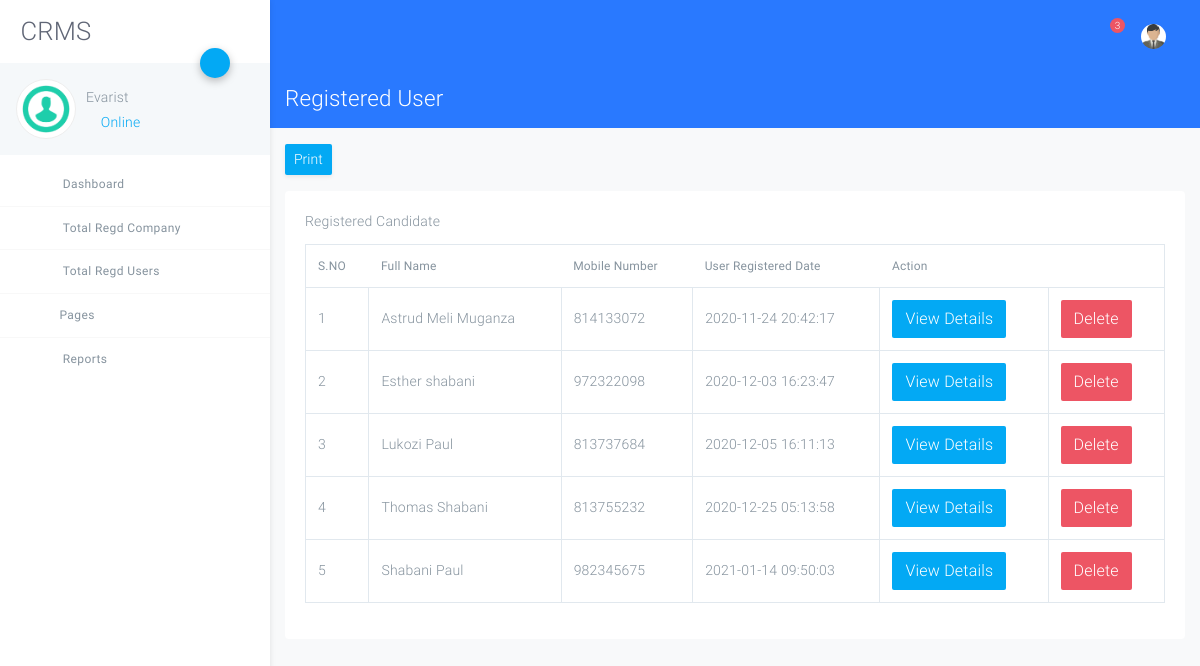
Screenshot of /admin/total-regusers.php (signed in) with the database file from the repository.
### tables this page shows
CREATE TABLE `tbluser` (
  `ID` int(10) NOT NULL,
  `FullName` varchar(120) DEFAULT NULL,
  `Email` varchar(120) DEFAULT NULL,
  `MobileNumber` bigint(10) DEFAULT NULL,
  `StudentID` varchar(120) DEFAULT NULL,
  `Gender` varchar(120) NOT NULL,
  `Address` mediumtext NOT NULL,
  `Age` int(5) NOT NULL,
  `DOB` varchar(120) NOT NULL,
  `Image` varchar(120) NOT NULL,
  `Password` varchar(120) DEFAULT NULL,
  `UserRegdate` timestamp NULL DEFAULT current_timestamp(),
  `vkey` varchar(45) NOT NULL,
  `Verified` tinyint(1) NOT NULL,
  `Is_Active` int(1) DEFAULT NULL
);

### admin/total-regusers.php (the view, shortened to what this page needs)
<?php
include('includes/dbconnection.php');
if (strlen($_SESSION['crmsaid']==0)) {
  header('location:logout.php');
  } else{
  ?>
<!DOCTYPE html>
<html lang="zxx">
<head>
    <link rel="stylesheet" href="assets/css/app.css">
</head>
<body class="light">
<div id="app">
<?php include_once('includes/sidebar.php');?>
<?php include_once('includes/header.php');?>
<div class="page has-sidebar-left bg-light height-full">
    <header class="blue accent-3 relative nav-sticky">
        <div class="container-fluid text-white">
            <div class="row">
                <div class="col">
                    <h3 class="my-3">
                        Registered User
                    </h3>
                </div>
            </div>
        </div>
    </header>
    <div class="container-fluid my-3">
        <button class="d-none d-sm-inline-block btn btn-sm btn-primary shadow-sm" onclick="window.print()">
            <i class="fas fa-download fa-sm text-white-50"></i> Print
          </button>
        <div class="row">
            <div class="col-md-12">
                <div class="card my-3 no-b">
                    <div class="card-body">
                        <div class="card-title">Registered Candidate</div>
                        <table class="table table-bordered table-hover data-tables"
                               data-options='{ "paging": false; "searching":false}'>
                            <thead>
                             <tr>
                  <th>S.NO</th>
                  <th>Full Name</th>
                    <th>Mobile Number</th>
                    <th>User Registered Date</th>
                   <th>Action</th>
                </tr>
                            </thead>
                            <tbody>
                                <?php
$ret=mysqli_query($con,"select *from   tbluser");
$cnt=1;
while ($row=mysqli_fetch_array($ret)) {
?>
                           <tr>
                  <td><?php echo $cnt;?></td>
                  <td><?php  echo $row['FullName'];?></td>
                  <td><?php  echo $row['MobileNumber'];?></td>
                  <td><?php  echo $row['UserRegdate'];?></td>
                  <td><a href="view-users-details.php?viewid=<?php echo $row['ID'];?>"class='btn btn-primary '>View Details</a></td>
                  <td><a href="total-regusers.php?del=<?php echo $row['ID'];?>" onclick="return confirm('Do you really want to delete ?')" style="color: #f05050"class="btn btn-danger"  tooltip-placement="top" tooltip="Remove">Delete</a></td>
                </tr>
                <?php
$cnt=$cnt+1;
}?>
                            </tbody>
                        </table>
                    </div>
                </div>
            </div>
        </div>
    </div>
</div>
</div>
</body>
</html>
<?php }  ?>

### admin/includes/sidebar.php (shortened to what this page needs)
<?php
include('includes/dbconnection.php');
  ?>
<aside class="main-sidebar fixed offcanvas shadow">
    <section class="sidebar">
        <div class="w-80px mt-3 mb-3 ml-3">
 <h2 align="center"> CRMS</h2>
        </div>
        <div class="relative">
            <a data-toggle="collapse" href="#userSettingsCollapse" role="button" aria-expanded="false"
               aria-controls="userSettingsCollapse" class="btn-fab btn-fab-sm fab-right fab-top btn-primary shadow1 ">
                <i class="icon icon-cogs"></i>
            </a>
            <div class="user-panel p-3 light mb-2">
                <div>
                    <div class="float-left image">
                        <img class="user_avatar" src="assets/img/dummy/image.png" alt="User Image">
                    </div>
                    <div class="float-left info">
                        <?php
$aid=$_SESSION['crmsaid'];
$ret=mysqli_query($con,"select AdminName from tbladmin where ID='$aid'");
$row=mysqli_fetch_array($ret);
$name=$row['AdminName'];
?>
                        <h6 class="font-weight-light mt-2 mb-1"><?php echo $name; ?></h6>
                        <a href="#"><i class="icon-circle text-primary blink"></i> Online</a>
                    </div>
                </div>
                <div class="clearfix"></div>
            </div>
        </div>
        <ul class="sidebar-menu">
            <li class="treeview"><a href="dashboard.php">
                <i class="icon icon-sailing-boat-water purple-text s-18"></i> <span>Dashboard</span>
            </a>
            </li>
            <li class="treeview"><a href="total-regcompany.php">
                <i class="icon icon icon-package blue-text s-18"></i> <span>Total Regd Company</span>
            </a>
            </li>
            <li class="treeview"><a href="total-regusers.php">
                <i class="icon icon-account_box light-green-text s-18"></i> <span>Total Regd Users</span>
            </a>
            </li>
            <li class="treeview"><a href="#"><i class="icon icon-documents3 text-blue s-18"></i>Pages<i
                    class="icon icon-angle-left s-18 pull-right"></i></a>
            </li>
            <li class="treeview no-b"><a href="#">
                <i class="icon icon-package light-green-text s-18"></i>
                <span>Reports</span>
            </a>
            </li>
        </ul>
    </section>
</aside>

### rows the page displays
tbluser: FullName "Astrud Meli Muganza", MobileNumber "814133072", UserRegdate "2020-11-24 20:42:17"
tbluser: FullName "Esther shabani", MobileNumber "972322098", UserRegdate "2020-12-03 16:23:47"
tbluser: FullName "Lukozi Paul", MobileNumber "813737684", UserRegdate "2020-12-05 16:11:13"
tbluser: FullName "Thomas Shabani", MobileNumber "813755232", UserRegdate "2020-12-25 05:13:58"
tbluser: FullName "Shabani Paul", MobileNumber "982345675", UserRegdate "2021-01-14 09:50:03"

### other values shown
$name "Evarist"
$count "3"
